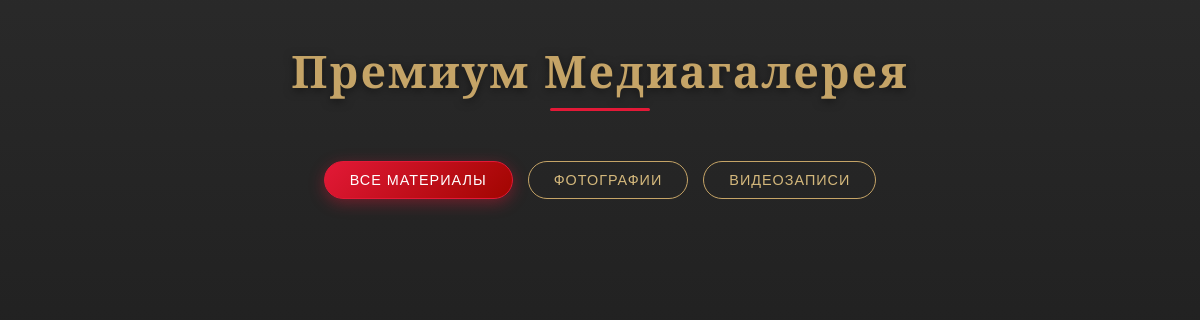
The app's page /gallery/, older data.
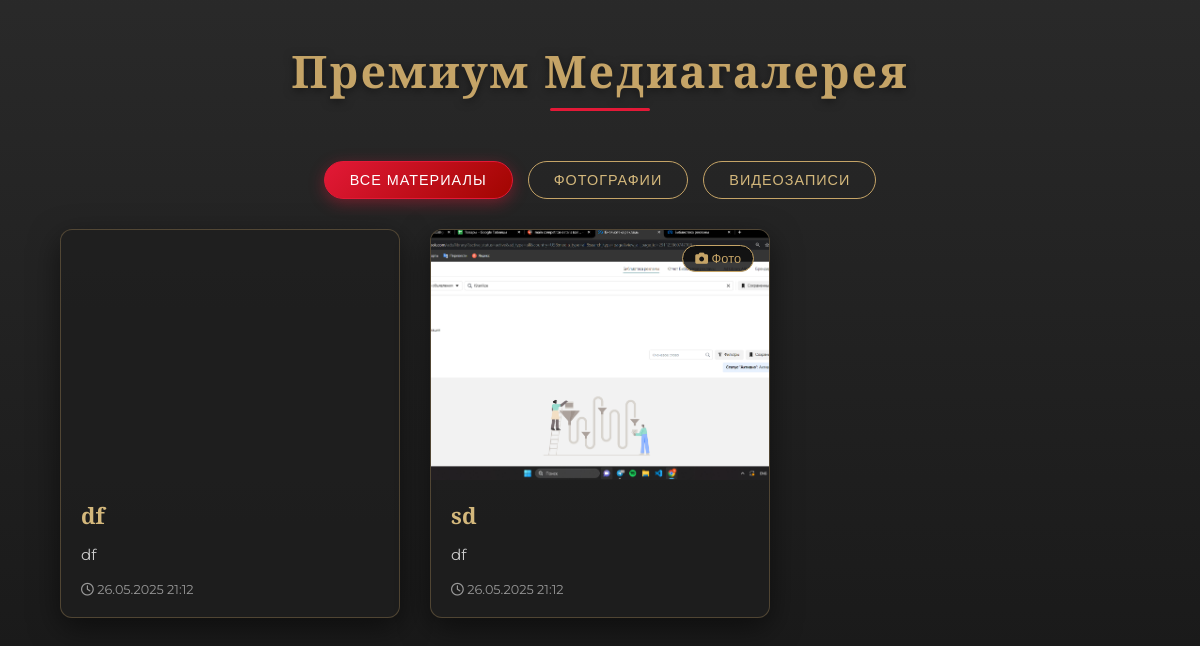
The same page, newer data.
### imsa_gallery/models.py (models this page shows, shortened)
class MediaItem(models.Model):
    MEDIA_TYPE_CHOICES = [
        ('image', 'Изображение'),
        ('video', 'Видео'),
    ]
    title = models.CharField(max_length=200, verbose_name="Название")
    description = models.TextField(blank=True, verbose_name="Описание")
    file = models.FileField(upload_to='gallery/', verbose_name="Файл")
    media_type = models.CharField(
        max_length=10,
        choices=MEDIA_TYPE_CHOICES,
        verbose_name="Тип медиа"
    )
    uploaded_at = models.DateTimeField(default=timezone.now, verbose_name="Дата загрузки")
    uploaded_by = models.ForeignKey(User, on_delete=models.CASCADE, verbose_name="Загрузил")
    def is_image(self):
        return self.media_type == 'image'

### imsa_gallery/views.py (the view)
# urls.py: path('gallery/', include('imsa_gallery.urls')),
def gallery(request):
    media_items = MediaItem.objects.all().order_by('-uploaded_at')
    return render(request, 'imsa_gallery/gallery.html', {'media_items': media_items})

### imsa_gallery/templates/imsa_gallery/gallery.html (shortened to what this page needs)
{% load static %}
<!DOCTYPE html>
<html lang="en">
<head>
    <link rel="stylesheet" href="https://cdn.jsdelivr.net/npm/@fancyapps/ui@5.0/dist/fancybox/fancybox.css"/>
</head>
<body>
    <h1>Премиум Медиагалерея</h1>
    <div class="filters">
        <button class="filter-btn active" data-filter="all">Все материалы</button>
        <button class="filter-btn" data-filter="image">Фотографии</button>
        <button class="filter-btn" data-filter="video">Видеозаписи</button>
    </div>
    <div class="gallery">
        {% for item in media_items %}
        <div class="gallery-item" data-type="{% if item.is_image %}image{% else %}video{% endif %}">
            <div class="media-container">
                {% if item.is_image %}
                    <a href="{{ item.file.url }}" data-fancybox="gallery" data-caption="{{ item.title }}">
                        <img src="{{ item.file.url }}" alt="{{ item.title }}">
                    </a>
                    <span class="media-badge"><i class="fas fa-camera"></i> Фото</span>
                {% endif %}
            </div>
            <div class="gallery-content">
                <h3>{{ item.title }}</h3>
                <p>{{ item.description }}</p>
                <small><i class="far fa-clock"></i> {{ item.uploaded_at|date:"d.m.Y H:i" }}</small>
            </div>
        </div>
        {% endfor %}
    </div>
</body>
</html>

Row changes from the older to the newer data that the page shows:
added MediaItem: title "df", description "df", uploaded_at "26.05.2025 21:12"
added MediaItem: file (picture), title "sd", description "df", uploaded_at "26.05.2025 21:12"
